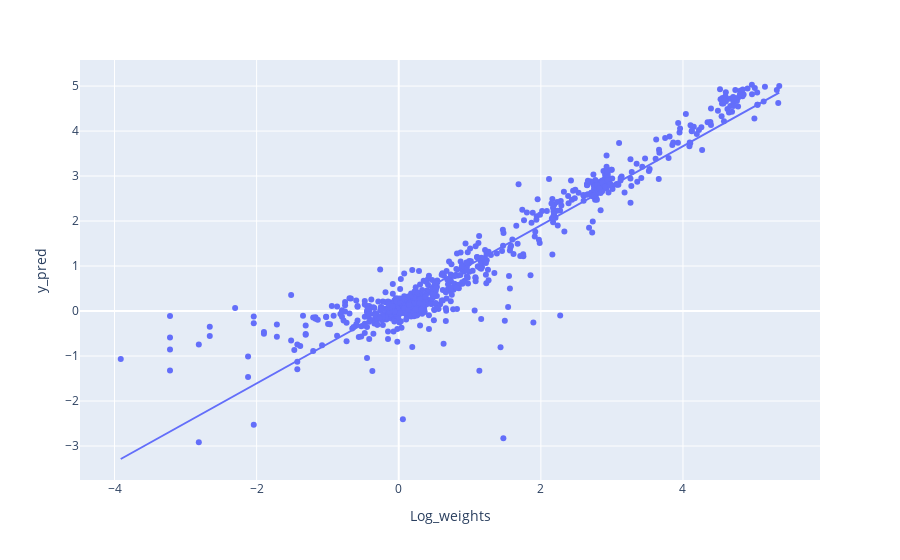

The notebook cell this image was saved under:
### Code cell
fig = px.scatter(predictions_plus, x='Log_weights', y='y_pred', trendline='ols', hover_data=['Specimen ID', 'Species_DNA', 'Weights'])
fig.show()

### Figure 1 — Plotly figure (JSON) as saved in the notebook; plotly's stock layout.template omitted (floating-point values rounded to 4 significant figures; data arrays with more than 128 entries replaced by an {"elided": "..."} marker saying what was removed)
{"data": [{"customdata": {"elided": "743x3 mixed values"}, "hovertemplate": "Log_weights=%{x}<br>y_pred=%{y}<br>Specimen ID=%{customdata[0]}<br>Species_DNA=%{customdata[1]}<br>Weights=%{customdata[2]}<extra></extra>", "legendgroup": "", "marker": {"color": "#636efa", "symbol": "circle"}, "mode": "markers", "name": "", "orientation": "v", "showlegend": false, "type": "scatter", "x": {"elided": "743 float values"}, "xaxis": "x", "y": {"elided": "743 float values"}, "yaxis": "y"}, {"hovertemplate": "<b>OLS trendline</b><br>y_pred = 0.878823 * Log_weights + 0.149457<br>R<sup>2</sup>=0.901113<br><br>Log_weights=%{x}<br>y_pred=%{y} <b>(trend)</b><extra></extra>", "legendgroup": "", "marker": {"color": "#636efa", "symbol": "circle"}, "mode": "lines", "name": "", "showlegend": false, "type": "scatter", "x": {"elided": "743 float values"}, "xaxis": "x", "y": {"elided": "743 float values"}, "yaxis": "y"}], "layout": {"legend": {"tracegroupgap": 0}, "margin": {"t": 60}, "xaxis": {"anchor": "y", "domain": [0, 1], "title": {"text": "Log_weights"}}, "yaxis": {"anchor": "x", "domain": [0, 1], "title": {"text": "y_pred"}}}}
